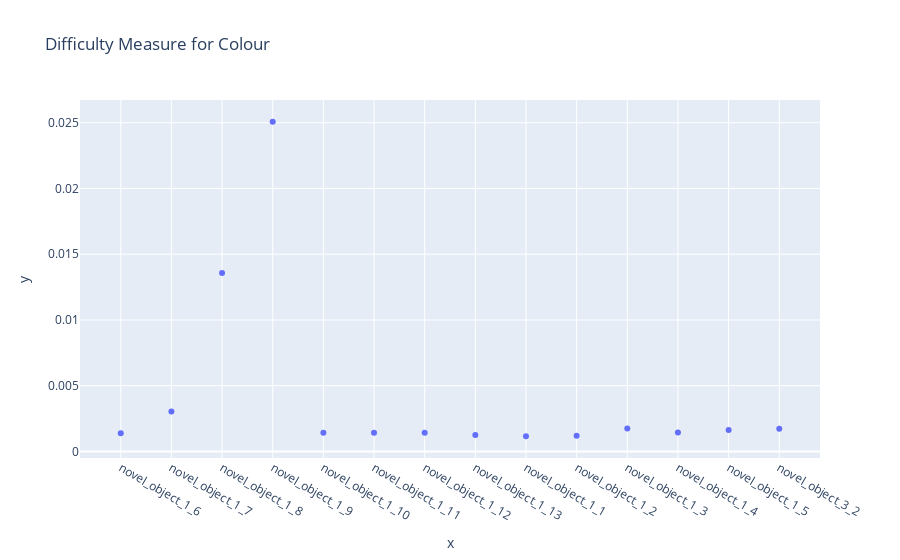

Source (notebook cell):
### Code cell
name = []
diff_value = []
for item in dm_df['novel_name'].unique():
    name.append(item)
    diff_value.append(dm_df[dm_df['novel_name'] == item]['difficulty'].mean())

fig = px.scatter(x=name, y=diff_value,
                 title="Difficulty Measure for Colour"
                )

fig.show()

### Figure 1 — Plotly figure (JSON) as saved in the notebook; plotly's stock layout.template omitted (floating-point values rounded to 4 significant figures)
{"data": [{"hovertemplate": "x=%{x}<br>y=%{y}<extra></extra>", "legendgroup": "", "marker": {"color": "#636efa", "symbol": "circle"}, "mode": "markers", "name": "", "orientation": "v", "showlegend": false, "type": "scatter", "x": ["novel_object_1_6", "novel_object_1_7", "novel_object_1_8", "novel_object_1_9", "novel_object_1_10", "novel_object_1_11", "novel_object_1_12", "novel_object_1_13", "novel_object_1_1", "novel_object_1_2", "novel_object_1_3", "novel_object_1_4", "novel_object_1_5", "novel_object_3_2"], "xaxis": "x", "y": [0.001392, 0.00305, 0.01357, 0.02508, 0.001421, 0.001428, 0.001425, 0.001249, 0.001151, 0.001201, 0.001738, 0.001453, 0.001641, 0.001732], "yaxis": "y"}], "layout": {"legend": {"tracegroupgap": 0}, "title": {"text": "Difficulty Measure for Colour"}, "xaxis": {"anchor": "y", "domain": [0, 1], "title": {"text": "x"}}, "yaxis": {"anchor": "x", "domain": [0, 1], "title": {"text": "y"}}}}
